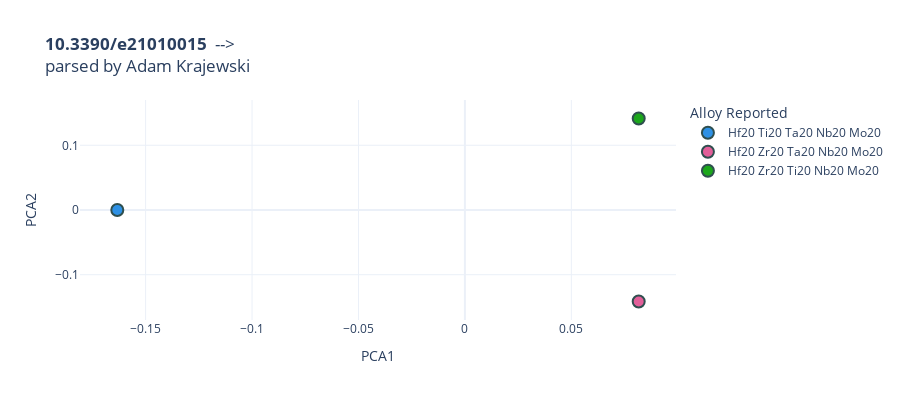

Notebook cell for this chart:
### Code cell
for doi in doiList[0:10]:
    sDOI.setDOI(doi)
    sDOI.getCompVecs()
    if len(sDOI.compVecs) > 1:
        sDOI.get_compVecs_2DPCA()
        sDOI.analyze_compVecs_2DPCA(showFigure=True)

### Figure 1 — Plotly figure (JSON) as saved in the notebook; plotly's stock layout.template omitted (floating-point values rounded to 4 significant figures)
{"data": [{"hovertemplate": "<b>%{hovertext}</b><br><br>Alloy Reported=Hf20 Ti20 Ta20 Nb20 Mo20<br>PCA1=%{x}<br>PCA2=%{y}<extra></extra>", "hovertext": ["Hf20 Ti20 Ta20 Nb20 Mo20"], "legendgroup": "Hf20 Ti20 Ta20 Nb20 Mo20", "marker": {"color": "#2E91E5", "line": {"color": "DarkSlateGrey", "width": 2}, "size": 12, "symbol": "circle"}, "mode": "markers", "name": "Hf20 Ti20 Ta20 Nb20 Mo20", "orientation": "v", "showlegend": true, "type": "scatter", "x": [-0.1633], "xaxis": "x", "y": [2.94e-17], "yaxis": "y"}, {"hovertemplate": "<b>%{hovertext}</b><br><br>Alloy Reported=Hf20 Zr20 Ta20 Nb20 Mo20<br>PCA1=%{x}<br>PCA2=%{y}<extra></extra>", "hovertext": ["Hf20 Zr20 Ta20 Nb20 Mo20"], "legendgroup": "Hf20 Zr20 Ta20 Nb20 Mo20", "marker": {"color": "#E15F99", "line": {"color": "DarkSlateGrey", "width": 2}, "size": 12, "symbol": "circle"}, "mode": "markers", "name": "Hf20 Zr20 Ta20 Nb20 Mo20", "orientation": "v", "showlegend": true, "type": "scatter", "x": [0.08165], "xaxis": "x", "y": [-0.1414], "yaxis": "y"}, {"hovertemplate": "<b>%{hovertext}</b><br><br>Alloy Reported=Hf20 Zr20 Ti20 Nb20 Mo20<br>PCA1=%{x}<br>PCA2=%{y}<extra></extra>", "hovertext": ["Hf20 Zr20 Ti20 Nb20 Mo20"], "legendgroup": "Hf20 Zr20 Ti20 Nb20 Mo20", "marker": {"color": "#1CA71C", "line": {"color": "DarkSlateGrey", "width": 2}, "size": 12, "symbol": "circle"}, "mode": "markers", "name": "Hf20 Zr20 Ti20 Nb20 Mo20", "orientation": "v", "showlegend": true, "type": "scatter", "x": [0.08165], "xaxis": "x", "y": [0.1414], "yaxis": "y"}], "layout": {"height": 400, "legend": {"title": {"text": "Alloy Reported"}, "tracegroupgap": 0}, "title": {"text": "<b>10.3390/e21010015</b>  --> <br>parsed by Adam Krajewski"}, "width": 900, "xaxis": {"anchor": "y", "domain": [0, 1], "title": {"text": "PCA1"}}, "yaxis": {"anchor": "x", "domain": [0, 1], "title": {"text": "PCA2"}}}}
